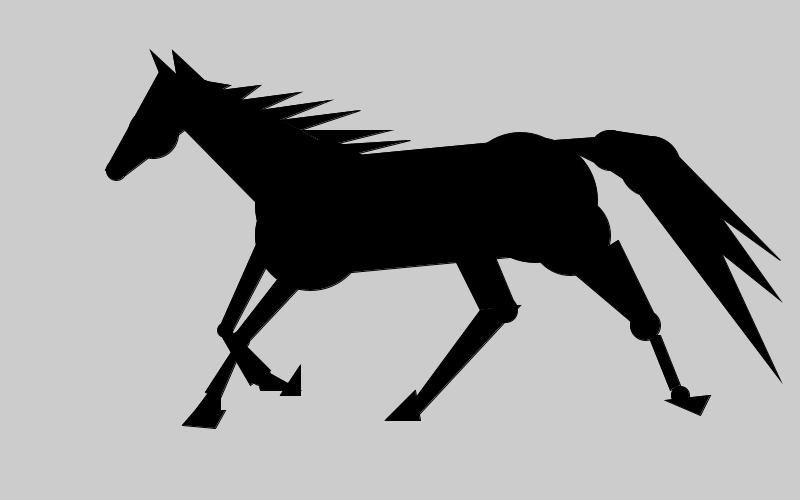
Frame 1 (no input)
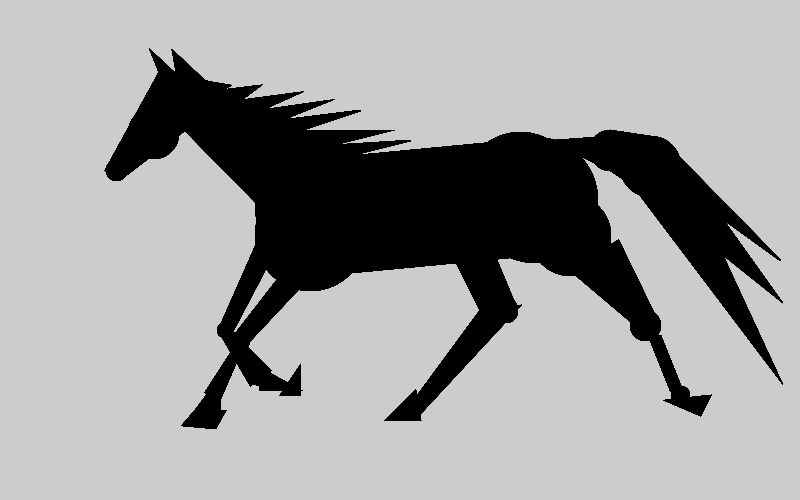
Frame 60 (the mouse pressed at the canvas centre just before this capture)
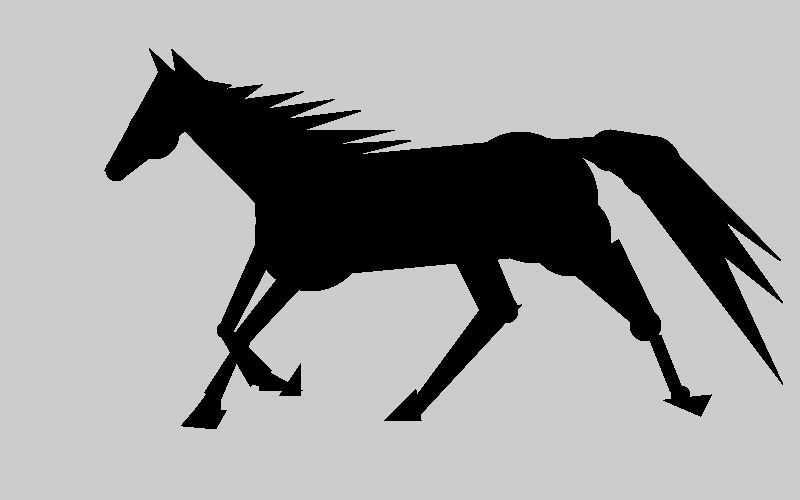
Frame 120 (the mouse held since frame 60 and released just before this capture)

The Processing sketch that drew these frames (run headless with seeded random() and noise(); from frame 60 on, the mouse is pressed at the canvas centre):

// Processing sketch: processing_39473
// ── processing_39473.pde

void setup() {
  size(800,500);
  }

void draw() {
  
  fill(0); //black fill
  int a =300;
  int b = 80;
  int c = 20;
  int d = 15;
  int e = 110;
  int f = 335;
  int g = 400;
  int h = 70;
  int j = 95; 
  
  
  
  quad(a+5,160,c+300,275,530,255,500+d,140); //QABCD
  quad(450,250,400+b,a+10,500+d,a+5,490,245); //QEFGH
  quad(500+h,200+h,f+300,f-10,653,312,618,240); //QIJKL  
  quad(100+h,100+d,285,232,355,160,205,b); //QMNOP  
  quad(648,f,670,390,680,385,660,f); //LEFGH
  quad(218,a+30,250,385,200+h,300+h,225,325); //leg1234
  quad(260,f-100,218,a+30,230,f,b+200,240); //LF1234
  quad(a,250,230,340,245,f+10,a+c,265); //LF5678
  quad(160,h,e-5,100+h,125,175,230,j); //H1234
  quad(e+100,a+90,100+j,g+10,200+c,g+d,200+c,a+j-5); //LB1234
  quad(100+j,g+10,182,g+25,215,428,225,410); //LB5678
  quad(240,338,205,a+92,220,398,245,f+5); //R1234
  quad(g+b,310,410,405,418,415,520,305); //QFLBCD
    
  triangle(40+e,50,160,75,100+b,78); //T123
  triangle(172,50,100+b,j,220,j); //T456
  triangle(255,a+65,260,390,a,390); //T789
  triangle(a,365,200+b,395,a,395); //TABC
  triangle(g+d,390,385,g+c,g+c,g+c); //TDEF
  triangle(665,g,700,g+d,710,a+j); //TGHI
  
  ellipse(116,170,20,20); //nose
  ellipse(153,133,50,50);   //A
  ellipse(310,235,e,e); //B
  ellipse(a+c,205,130,130); //C
  ellipse(g+40,205,e,e); //D
  ellipse(520,190,115,115); //E
  ellipse(535,200,125,125); //F
  ellipse(500+h,235,b,b);   //G
  ellipse(225,f-5,d,d);   //H
  ellipse(240,a+40,18,18);   //I
  ellipse(260,375,c,c);   //J
  ellipse(505,310,25,25);   //K
  ellipse(645,325,30,30);   //L
  ellipse(680,a+j,18,18);   //M
  
  //mane
  triangle(200,80,220,90,230,85); //A123
  triangle(220,90,240,100,260,85); //B123
  triangle(240,100,260,110,300,92); //C123
  triangle(260,110,280,120,330,100); //D123
  triangle(280,120,300,130,360,110); //E123
  triangle(300,130,330,145,390,130); //F123
  triangle(330,145,350,155,410,140); //G123  
  
  //tail
  quad(555,140,580,155,610,170,610,136); //quad for tail
  ellipse(610,150,40,40); //Z
  ellipse(650,166,60,60); //X
  quad(610,170,650,196,650,136,610,130); 
  triangle(640,195,780,380,675,153);
  triangle(650,196,780,300,675,153);
  triangle(650,166,780,260,675,153);
}
